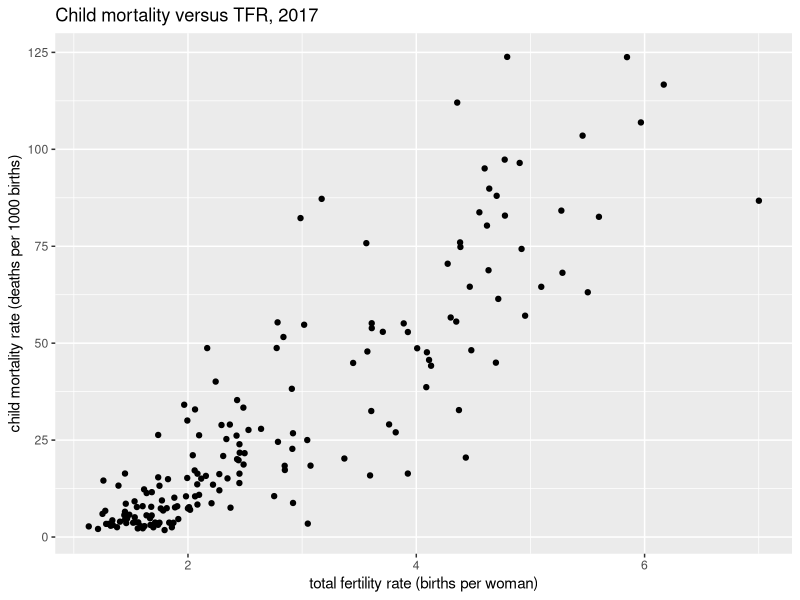
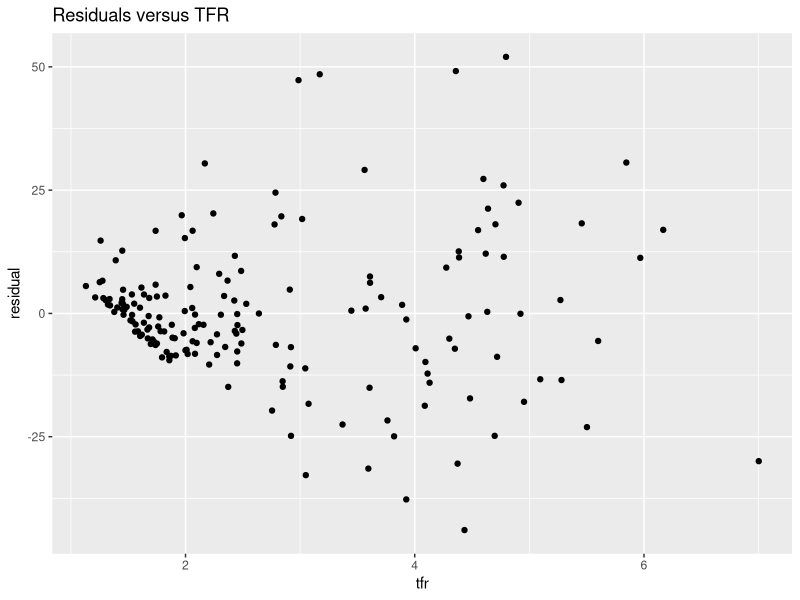
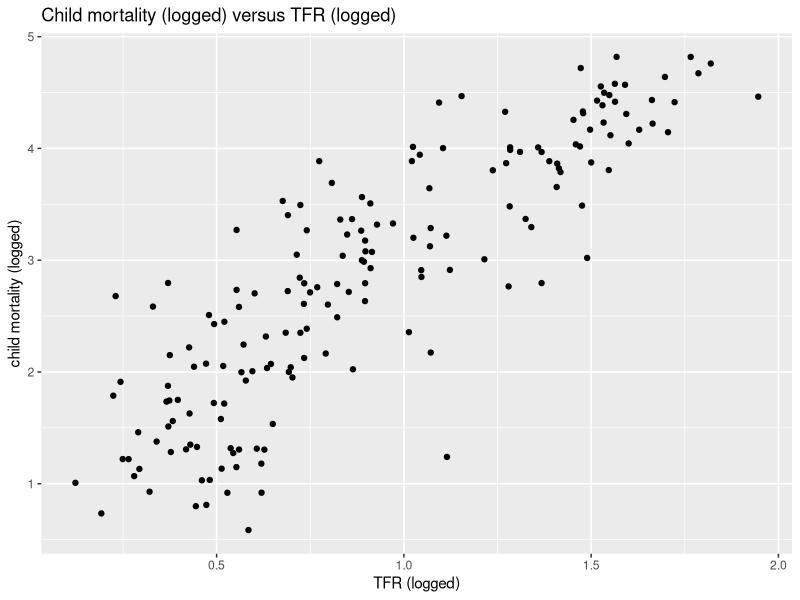
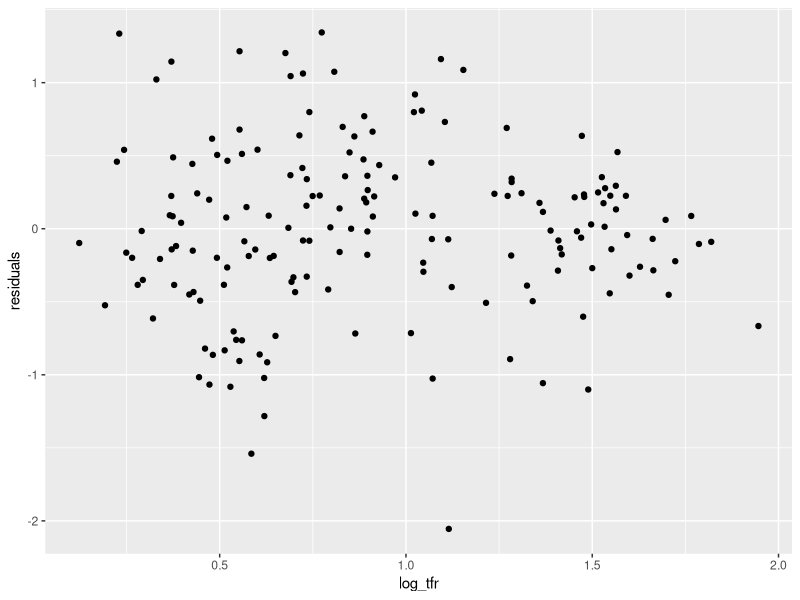

Recreate these plots in R, in order.
## ---- chunk 1
library(tidyverse)
library(here)
country_ind <- read_csv(here("data/country_indicators.csv"))

## ---- chunk 2
country_ind_2017 <- country_ind |> filter(year==2017)
## ---- chunk 3
ggplot(country_ind_2017, aes(tfr, child_mort)) + 
  geom_point()+
    labs(title = "Child mortality versus TFR, 2017", 
       x = "total fertility rate (births per woman)",
       y = "child mortality rate (deaths per 1000 births)")
## ---- chunk 4
childmort_tfr_model <- lm(formula = child_mort~tfr, data = country_ind_2017)
summary(childmort_tfr_model)
## ---- chunk 5
names(summary(childmort_tfr_model))
## ---- chunk 6
summary(childmort_tfr_model)[["r.squared"]]
## ---- chunk 7
Ybar <- country_ind_2017 |> 
  summarise(mean(child_mort)) |> 
  pull() # pull the number out of the dataframe
Ybar

# note you could have alternatively done
# mean(country_ind_2017$child_mort)
## ---- chunk 8
names(childmort_tfr_model)
Yhat <- childmort_tfr_model[["fitted.values"]]
Yhat
## ---- chunk 9
summary(childmort_tfr_model)
## ---- chunk 10
-25.83+20.36*4.63
## ---- chunk 11
SSM <-  sum((Yhat - Ybar)^2)
SSM
## ---- chunk 12
Yi <- country_ind_2017 |> 
  select(child_mort) |> 
  pull()
Yi
## ---- chunk 13
SST <- sum((Yi - Ybar)^2)
SST
## ---- chunk 14
SSM/SST
## ---- chunk 15
names(childmort_tfr_model)
resid <- childmort_tfr_model[["residuals"]]
resid
## ---- chunk 16
Yi - Yhat
## ---- chunk 17
country_ind_2017_resid <- country_ind_2017 |> 
  mutate(residual = resid)

country_ind_2017_resid
## ---- chunk 18
ggplot(data = country_ind_2017_resid, aes(x = tfr, y = residual)) +
  geom_point()+
  labs(title = "Residuals versus TFR")
## ---- chunk 19
country_ind_2017 <- country_ind_2017 |> 
  mutate(log_child_mort = log(child_mort),
         log_tfr = log(tfr))
## ---- chunk 20
ggplot(data = country_ind_2017, aes(x = log_tfr, y = log_child_mort)) + 
  geom_point() + 
  labs(title = "Child mortality (logged) versus TFR (logged)",
       x = "TFR (logged)",
       y = "child mortality (logged)")
## ---- chunk 21
childmort_tfr_model_log <- lm(log_child_mort~log_tfr, data = country_ind_2017)
summary(childmort_tfr_model_log)
## ---- chunk 22
residuals_log <- childmort_tfr_model_log[["residuals"]]
## ---- chunk 23
country_ind_2017 <- country_ind_2017 |> 
  mutate(residuals = residuals_log)
## ---- chunk 24
ggplot(data = country_ind_2017, aes(x = log_tfr, y = residuals)) + 
  geom_point()
